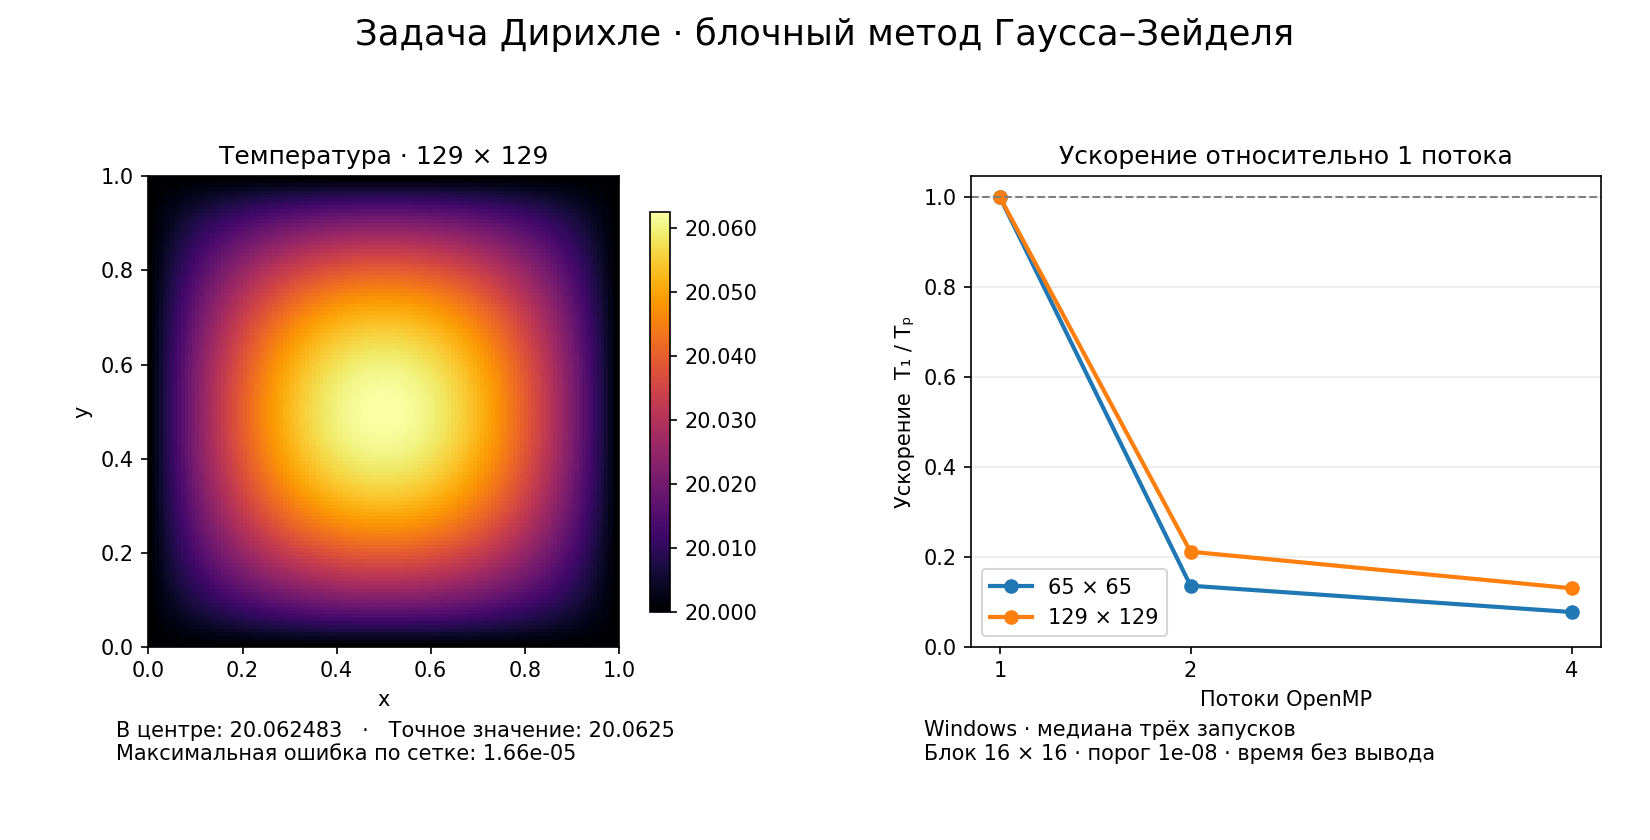

Here is the Python script that generated this plot:
"""Benchmark the compiled C solver and plot its numerical solution."""

import hashlib
import io
import json
import os
from pathlib import Path
import platform
from statistics import median
import subprocess

import matplotlib
matplotlib.use("Agg")
import matplotlib.pyplot as plt
import numpy as np


DIRECTORY = Path(__file__).resolve().parent
SOLVER = DIRECTORY / ("dirichlet.exe" if os.name == "nt" else "dirichlet")
THREADS = (1, 2, 4)
BLOCK = 16
TOLERANCE = 1e-8
BOUNDARY = 20


def benchmark(nodes):
    samples = {p: [] for p in THREADS}
    reference = None
    for repeat in range(3):
        # Rotate the run order so each thread count goes first once.
        for p in THREADS[repeat:] + THREADS[:repeat]:
            result = subprocess.run(
                [str(SOLVER), str(nodes), str(BLOCK), str(TOLERANCE), str(BOUNDARY)],
                env={**os.environ, "OMP_NUM_THREADS": str(p), "OMP_DYNAMIC": "FALSE",
                     "OMP_THREAD_LIMIT": str(p)},
                capture_output=True, check=True,
            )
            stats = dict(item.split("=") for item in result.stderr.decode().split())
            samples[p].append(float(stats["solve_seconds"]))
            signature = (hashlib.sha256(result.stdout).digest(), stats["sweeps"])
            if reference is None:
                reference = signature
                field = np.loadtxt(io.BytesIO(result.stdout))
            elif signature != reference:
                raise ValueError(f"Temperature field or sweep count changed for {p} threads")

    x = np.linspace(0, 1, nodes)
    exact = BOUNDARY + np.outer(x * (1 - x), x * (1 - x))
    error = np.max(np.abs(field - exact))
    if field.shape != exact.shape or not np.allclose(field, exact, atol=5e-5, rtol=0):
        raise ValueError(f"Analytical check failed: max error {error:g}")
    times = [median(samples[p]) for p in THREADS]
    results = []
    for p, seconds in zip(THREADS, times):
        speedup = times[0] / seconds
        results.append({
            "nodes_per_side": nodes,
            "threads": p,
            "sweeps": int(reference[1]),
            "solve_seconds": samples[p],
            "median_seconds": seconds,
            "speedup": speedup,
            "efficiency_percent": 100 * speedup / p,
        })
        print(f"{nodes:5} {p:7} {seconds:9.4f} {speedup:8.2f} {100*speedup/p:10.1f}")
    return field, results, error


def main():
    fig, (plate, chart) = plt.subplots(1, 2, figsize=(11, 5.6))
    fig.subplots_adjust(top=.79, bottom=.23, left=.07, right=.97, wspace=.36)
    print("nodes threads  median_s  speedup efficiency_%", flush=True)
    measurements = []
    for nodes in (65, 129):
        field, results, error = benchmark(nodes)
        measurements.extend(results)
        chart.plot(THREADS, [r["speedup"] for r in results], marker="o", linewidth=2,
                   label=f"{nodes} × {nodes}")
    report = {
        "platform": platform.platform(),
        "block_size": BLOCK,
        "tolerance": TOLERANCE,
        "boundary_temperature": BOUNDARY,
        "measurements": measurements,
    }
    (DIRECTORY / "benchmark.json").write_text(json.dumps(report, indent=2) + "\n",
                                               encoding="utf-8")
    mesh = plate.imshow(field, origin="lower", extent=(0, 1, 0, 1), cmap="inferno")
    fig.colorbar(mesh, ax=plate, format="%.3f", shrink=.85)
    plate.set(xlabel="x", ylabel="y", title=f"Температура · {nodes} × {nodes}")
    chart.axhline(1, linestyle="--", color="gray", linewidth=1)
    chart.set(xlabel="Потоки OpenMP", ylabel="Ускорение  T₁ / Tₚ",
              title="Ускорение относительно 1 потока", xticks=THREADS, ylim=(0, None))
    chart.grid(axis="y", alpha=.25)
    chart.legend()
    fig.suptitle("Задача Дирихле · блочный метод Гаусса–Зейделя", fontsize=17)
    fig.text(.07, .095, f"В центре: {field[nodes//2, nodes//2]:.6f}   ·   "
             f"Точное значение: 20.0625\nМаксимальная ошибка по сетке: {error:.2e}")
    fig.text(.56, .095, f"{platform.system()} · медиана трёх запусков\n"
             f"Блок {BLOCK} × {BLOCK} · порог {TOLERANCE:g} · время без вывода")
    fig.savefig(DIRECTORY / "demo.png", dpi=150)


if __name__ == "__main__":
    main()
